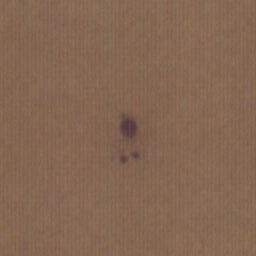
#> input picture test/00011.BMP, 256 x 256 px, found by its file name
$ python feature_extraction.py   (Python 2 division)   (older library calls are emulated)
#> lines starting #> are read from the running program, lines starting #| are printed output that depends on the picture; after the words box and inside, x2 and y2 are one past the last pixel; in counts of white or black regions, pixels touching at a corner belong together
import os
import cv2
import matplotlib.pyplot as plt
import numpy as np
from skimage import io
import scipy.ndimage as nd
from matplotlib.ticker import FormatStrFormatter
os.chdir(r'c://Users//analyst')

def aspect_circle():
	im=cv2.imread('00011.bmp')
#> im is the input picture: shape (256, 256, 3); mean B, G, R 83.1, 103.4, 133.2
	im1= im.copy()
	im_gray= cv2.cvtColor(im1,cv2.COLOR_BGR2GRAY)
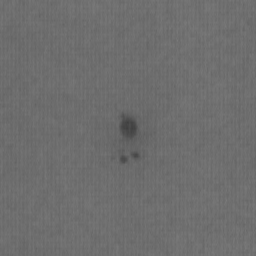
#> im_gray: shape (256, 256); min 63, max 122, mean 110
	im_gray2= im_gray.copy()
	gray_smooth = cv2.medianBlur(im_gray,5)
	thresh = np.zeros(im_gray.shape,np.uint8)
	gr_bool =(gray_smooth>100)&(gray_smooth<130)
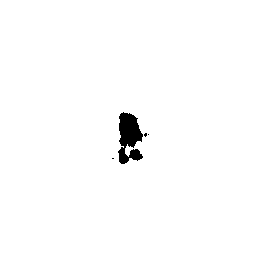
#> gr_bool: shape (256, 256) bool; 98.7% white; 4 black regions (3 under 20 px), largest, box (x1, y1, x2, y2) and area: (118, 112, 143, 164) 854
	thresh[gr_bool]=255
	contours,hierarchy = cv2.findContours(thresh,cv2.RETR_TREE,cv2.CHAIN_APPROX_NONE)
	for h,cnt in enumerate(contours):
		area = cv2.contourArea(cnt)
		if area >32000:
			pass
		elif area >100:
			rect = cv2.minAreaRect(cnt)
			xy,hw,angle = enumerate(rect)
			box= cv2.cv.BoxPoints(rect)
			box= np.int0(box)
			cv2.drawContours(im1,[box],0,(0,255,0),1)
			x,y,w,h=cv2.boundingRect(cnt)
			cv2.rectangle(im1,(x,y),(x+w,y+h),(255,0,0),1)
			a= cv2.arcLength(cnt,True)
			print a
			approx = cv2.approxPolyDP(cnt,0.1*cv2.arcLength(cnt,True),True)
			print approx
			print xy
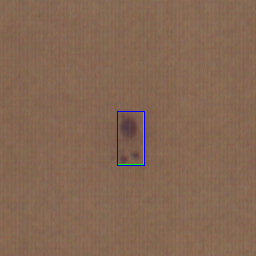
#> im1: shape (256, 256, 3); 0.37% of pixels changed, all inside (x1, y1, x2, y2) = (117, 111, 145, 166)
	plt.subplot(1,2,1),plt.imshow(im)
	plt.subplot(1,2,2),plt.imshow(im1)
	plt.show()
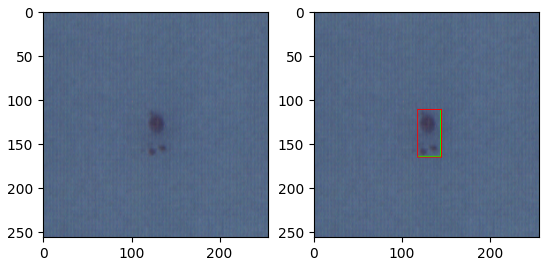
#> figure drawn by matplotlib, 2 panels; B, G, R data is drawn as R, G, B

if __name__=="__main__":
	aspect_circle()

$ run again, with test/1240.bmp copied over test/00011.BMP
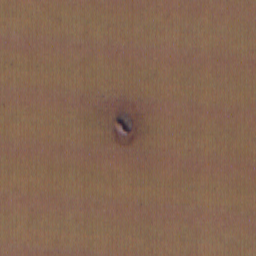
#> input picture test/1240.bmp, 256 x 256 px, found by its file name
#> in aspect_circle, im is the input picture: shape (256, 256, 3); mean B, G, R 82.9, 104, 134.4
#> in aspect_circle, `gr_bool =(gray_smooth>100)&(gray_smooth<130)`:
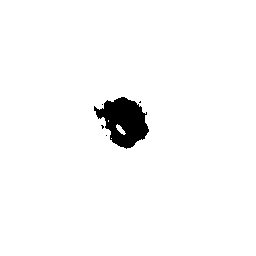
#> gr_bool: shape (256, 256) bool; 97.4% white; 5 black regions (4 under 20 px), largest, box (x1, y1, x2, y2) and area: (94, 97, 149, 149) 1697
#> in aspect_circle, `plt.show()`:
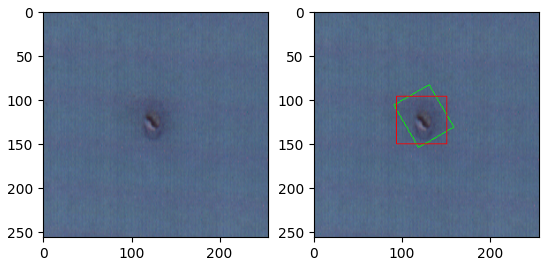
#> figure drawn by matplotlib, 2 panels; B, G, R data is drawn as R, G, B

$ run again, with test/1546.bmp copied over test/00011.BMP
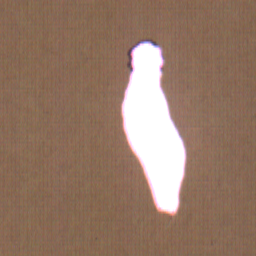
#> input picture test/1546.bmp, 256 x 256 px, found by its file name
#> in aspect_circle, im is the input picture: shape (256, 256, 3); mean B, G, R 102.4, 120.2, 148.6
#> in aspect_circle, `gr_bool =(gray_smooth>100)&(gray_smooth<130)`:
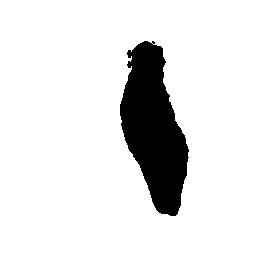
#> gr_bool: shape (256, 256) bool; 88.7% white; 1 black region, box (x1, y1, x2, y2) and area: (120, 41, 189, 216) 7373
#> in aspect_circle, `plt.show()`:
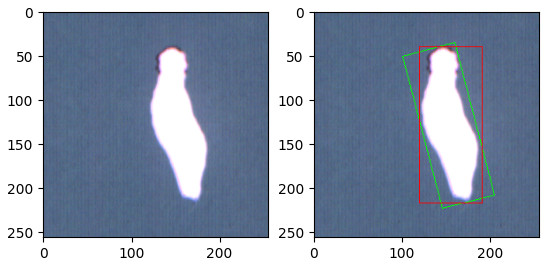
#> figure drawn by matplotlib, 2 panels; B, G, R data is drawn as R, G, B
